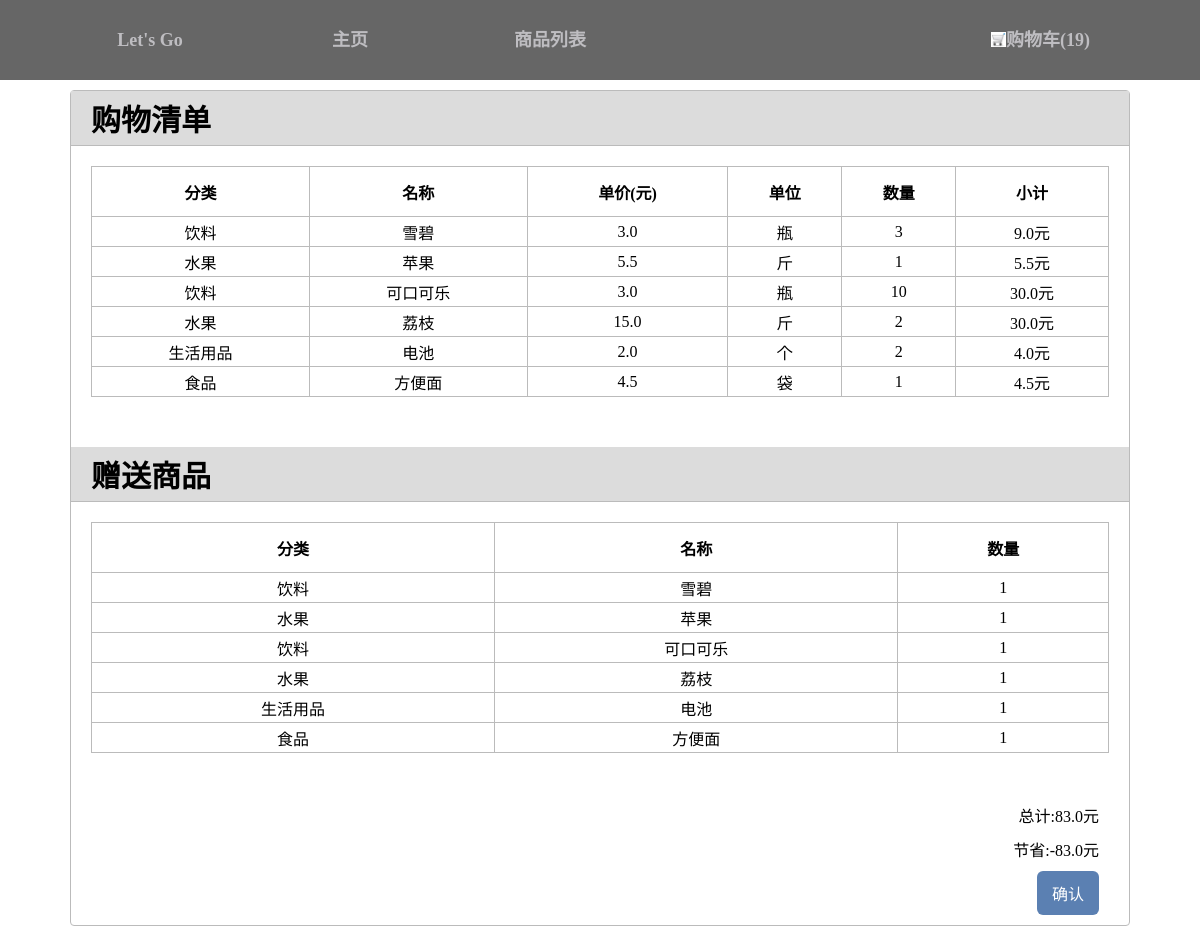
The app's page /go, older data.
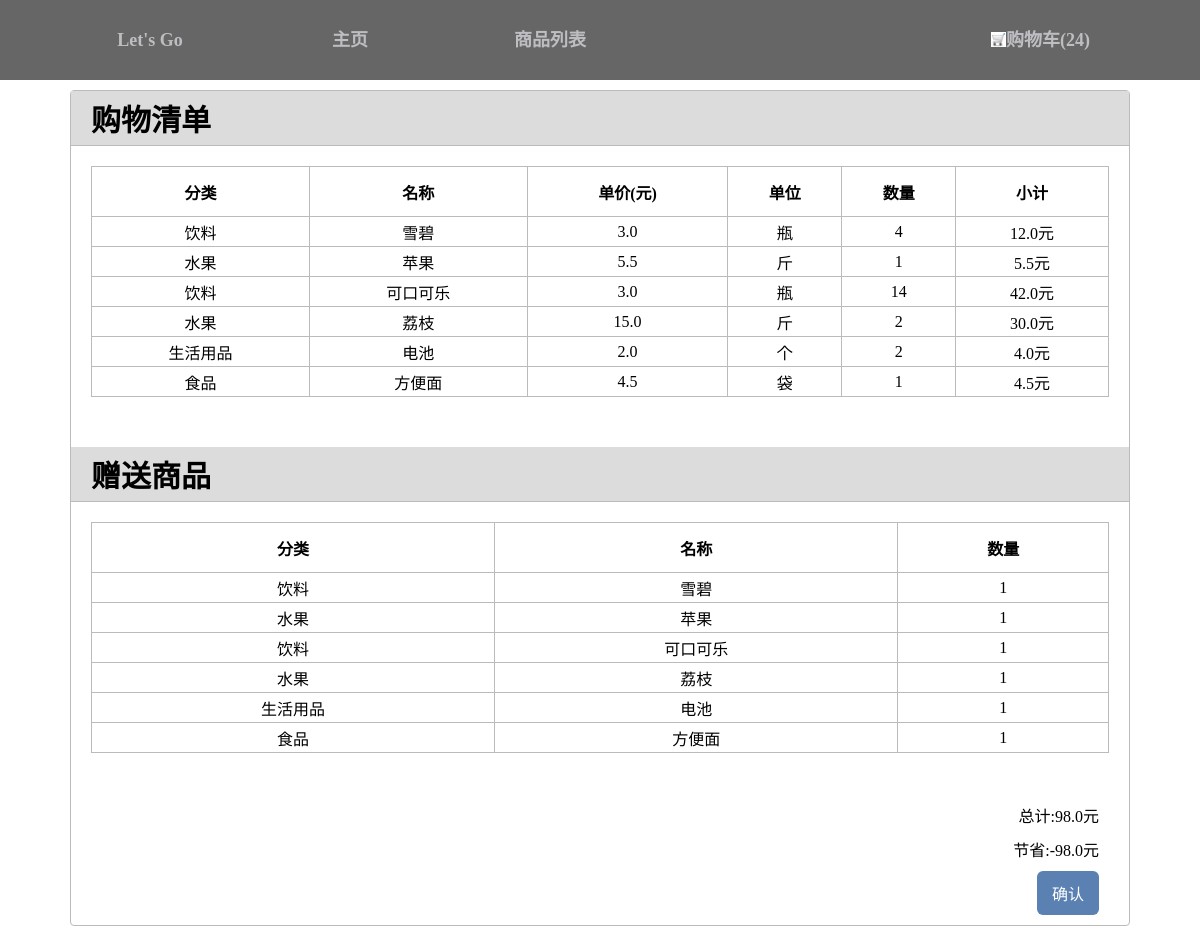
The same page, newer data.
### post/models.py (models this page shows, shortened)
class PurchasedItems(models.Model):
    count=models.IntegerField(default=0,null=False)
    goods_id=models.IntegerField(default=1,null=False)
    classification=models.CharField(max_length=10,default='')
    name= models.CharField(max_length=10,default='')
    price=models.FloatField(max_length=10,default=0)
    unit=models.CharField(max_length=10,default='')
    subtotal= models.FloatField(max_length=10, default=0)
    costprice=models.FloatField(max_length=10, default=0)
    freecount = models.IntegerField(default=0,null=False)
    @classmethod
    def shopping_cart(cls):
        sum_count = 0
        for count  in PurchasedItems.objects.all():
            sum_count = sum_count + count.count
        return sum_count

### post/views.py (the view)
# urls.py: url(r'^go$', views.go, name='go'),
def go(request):
    carts = PurchasedItems.objects.all()
    preferrntial_goods = carts.exclude(freecount=0)
    if request.method == 'POST':
        PurchasedItems.objects.all().delete()
        return HttpResponse()
    total = 0
    save = 0
    for goods in PurchasedItems.objects.all():
        total += goods.subtotal
        save += goods.costprice
    save = save - total
    return render(request, 'post/go.html',{
                                           'carts':carts,
                                           'sum_count':PurchasedItems.shopping_cart(),
                                           'total':total,
                                           'save':save,
                                           'preferrntial_goods':preferrntial_goods
                                           })

### post/templates/post/go.html (shortened to what this page needs)
{% extends 'post/base.html' %}
{% load staticfiles %}
{% block head %}
   <link rel="stylesheet" href="{% static 'css/go.css' %}">
{% endblock head %}
{% block content %}
<div class="list">
        <div class="min">
            <h1>购物清单</h1>
        </div>
        <div class="inform">
            <table>
                <tr>
                    <th>分类</th>
                    <th>名称</th>
                    <th>单价(元)</th>
                    <th>单位</th>
                    <th>数量</th>
                    <th>小计</th>
                </tr>
                {% for post in carts %}
                    <tr>
                        <td> {{ post.classification }}</td>
                        <td>{{ post.name }}</td>
                        <td> {{ post.price }}</td>
                        <td>{{ post.unit }} </td>
                        <td>{{ post.count }}</td>
                        <td>{{post.subtotal}}元
                    </td>
                    </tr>
                {% endfor %}
            </table>
         </div>
        <div class="min">
            <h1>赠送商品</h1>
        </div>
        <div class="inform">
            <table>
                <tr>
                    <th>分类</th>
                    <th>名称</th>
                    <th>数量</th>
                </tr>
                {% for goods in preferrntial_goods %}
                    <tr>
                        <td> {{ goods.classification }}</td>
                        <td>{{ goods.name }}</td>
                        <td> {{ goods.freecount }}</td>
                    </tr>
                {% endfor %}
            </table>
         </div>
        <div class="text">总计:<num>{{total}}</num>元</div>
<div class="text">节省:<num>{{save}}</num>元</div>
        <div class="button"   onclick="go()">确认</div>
</div>
 {% endblock content %}

Row changes from the older to the newer data that the page shows:
changed PurchasedItems "雪碧": count "3" → "4"; subtotal "9.0" → "12.0"
changed PurchasedItems "可口可乐": count "10" → "14"; subtotal "30.0" → "42.0"
Text that changed along with them:
{{ sum_count }}: "19" → "24"
{{ total }}: "83.0" → "98.0"
{{ save }}: "-83.0" → "-98.0"
